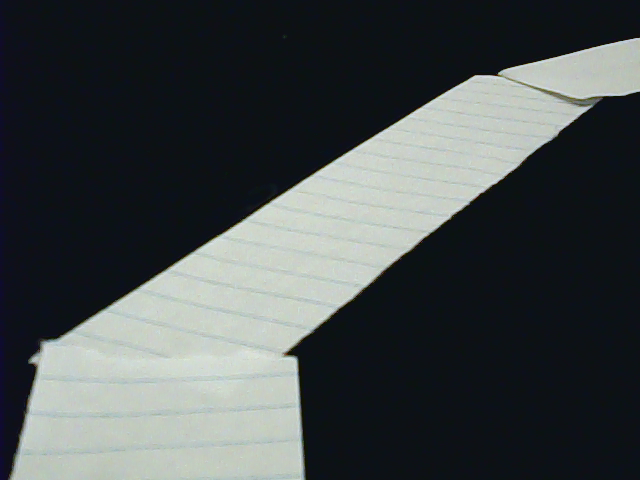
#> input picture turn2.png, 640 x 480 px
$ python trackDetection.py   (Python 2 division)
#> lines starting #> are read from the running program, lines starting #| are printed output that depends on the picture; after the words box and inside, x2 and y2 are one past the last pixel; in counts of white or black regions, pixels touching at a corner belong together
import numpy as np
import cv2

# Import image

frame = cv2.imread("turn2.png")
#> frame is the input picture: shape (480, 640, 3); mean B, G, R 76.2, 75.2, 69.6
#cv2.imshow('Original Frame', frame)
width = frame.shape[0]
#> width = 480
height = frame.shape[1]
#> height = 640
size = frame.size
#> size = 921600
# [4 lines of commented-out code are left out]
allWhite = np.ones((width,height,3), np.uint8) * 255
# cv2.imshow('White Image', allWhite)

# Turn image into gray scale

gray = cv2.cvtColor(frame, cv2.COLOR_BGR2GRAY)
# cv2.imshow('Grayscale', gray)

# Edge detection

edges = cv2.Canny(gray, threshold1=100, threshold2=400)
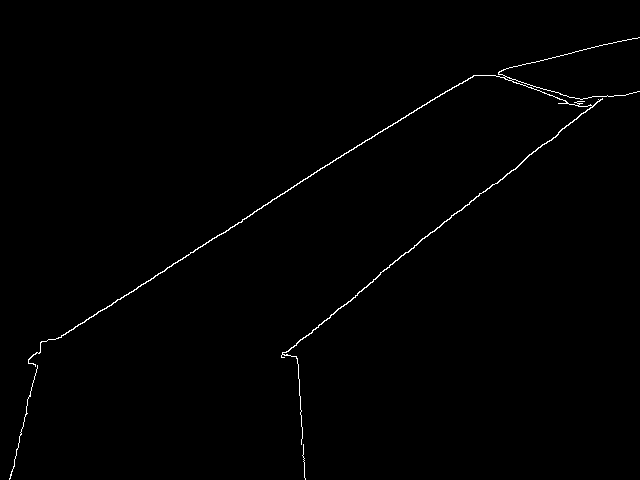
#> edges: shape (480, 640); 0.66% white in thin lines or dots
# cv2.imshow('Edges detection', edges)

#  Probabilisitic HoughLine

lines = cv2.HoughLinesP(edges, rho=1, theta=1*np.pi/360, threshold=10, minLineLength=100, maxLineGap=50)
#> lines = 14 rows, first 6: [281, 357, 430, 232], [40, 349, 293, 187], [296, 345, 305, 479], [272, 199, 430, 100], [12, 471, 41, 341], [451, 215, 607, 95]

print len(lines[0])
#| 1
# eliminate duplicate lines from the output of HoughLines
def cleaner(l):
    rtn = l[0, 0, :]
#> rtn = [281, 357, 430, 232]
    for i in range(0, len(l[0, :, 0])):
        newline = l[0, i, :]
        append = 1
        for j in range(i + 1, len(l[0, :, 0])):
            compline = l[0, j, :]
            if abs(sum(newline - compline)) < 50:
                append = 0
                break
        if append == 1:
            rtn = np.vstack([rtn, newline])
#> this loop made 1 pass
#> rtn on pass 1: [[281, 357, 430, 232], [281, 357, 430, 232]]
    return rtn


cleaned = cleaner(lines)
#> cleaned = [[281, 357, 430, 232], [281, 357, 430, 232]]
print(cleaned)
#| [[281 357 430 232]
#|  [281 357 430 232]]

for x1, y1, x2, y2 in cleaned:
    cv2.line(allWhite, (x1, y1), (x2, y2), (0, 0, 0), 2)
#> this loop made 2 passes
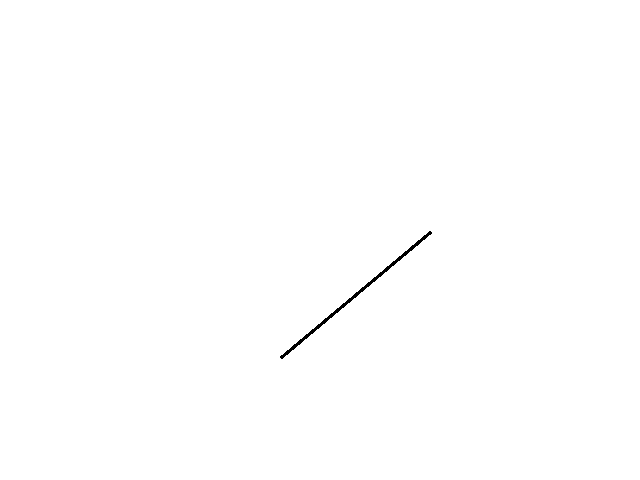
#> allWhite: shape (480, 640, 3); 99.8% white; black in thin lines or dots, all inside (x1, y1, x2, y2) = (280, 231, 432, 359)
cv2.imshow('HoughLines', allWhite)
cv2.waitKey(0)


# print(len(lines[0, :, 0]))

$ run again, with turn1.png copied over turn2.png
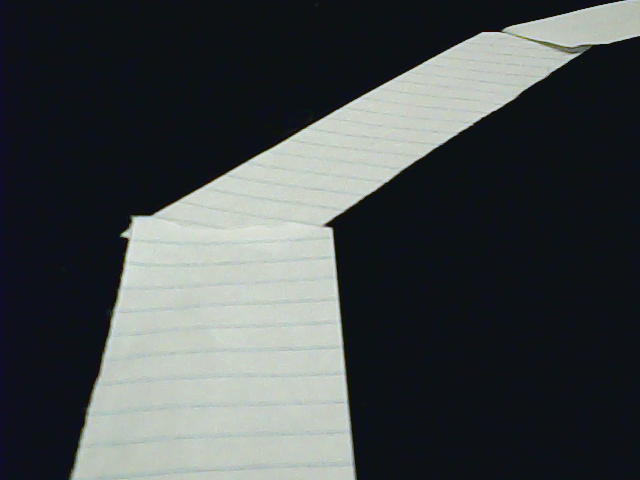
#> input picture turn1.png, 640 x 480 px
#> frame is the input picture: shape (480, 640, 3); mean B, G, R 76.3, 75.5, 69.9
#> `edges = cv2.Canny(gray, threshold1=100, threshold2=400)`:
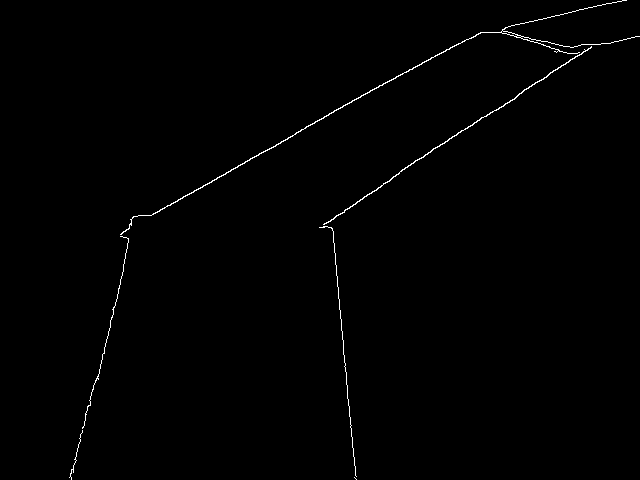
#> edges: shape (480, 640); 0.62% white in thin lines or dots, all inside (x1, y1, x2, y2) = (69, 0, 640, 480)
#> lines = [[122, 232, 437, 54], [331, 219, 356, 479], [393, 176, 596, 44], [70, 476, 123, 270], [476, 34, 623, 0], [71, 477, 118, 293], [126, 229, 398, 75], [450, 138, 591, 46]]
#| 1
#> in cleaner, `rtn = l[0, 0, :]`: rtn = [122, 232, 437, 54]
#> the loop in cleaner, `for i in range(0, len(l[0, :, 0])):` made 1 pass
#> rtn on pass 1: [[122, 232, 437, 54], [122, 232, 437, 54]]
#> cleaned = [[122, 232, 437, 54], [122, 232, 437, 54]]
#| [[122 232 437  54]
#|  [122 232 437  54]]
#> the loop `for x1, y1, x2, y2 in cleaned:` made 2 passes
#> after the loop `for x1, y1, x2, y2 in cleaned:`:
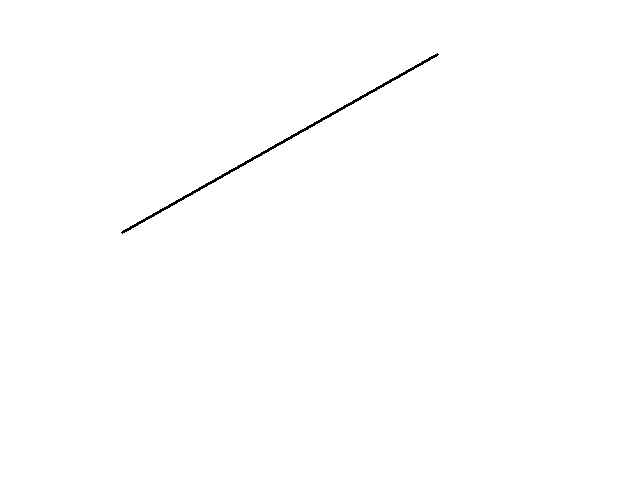
#> allWhite: shape (480, 640, 3); 99.7% white; black in thin lines or dots, all inside (x1, y1, x2, y2) = (121, 53, 439, 234)

$ run again, with scn.png copied over turn2.png
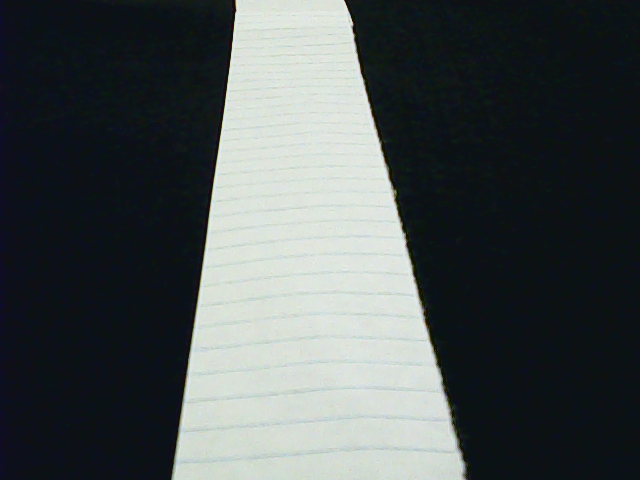
#> input picture scn.png, 640 x 480 px
#> frame is the input picture: shape (480, 640, 3); mean B, G, R 83.2, 82.5, 76.3
#> `edges = cv2.Canny(gray, threshold1=100, threshold2=400)`:
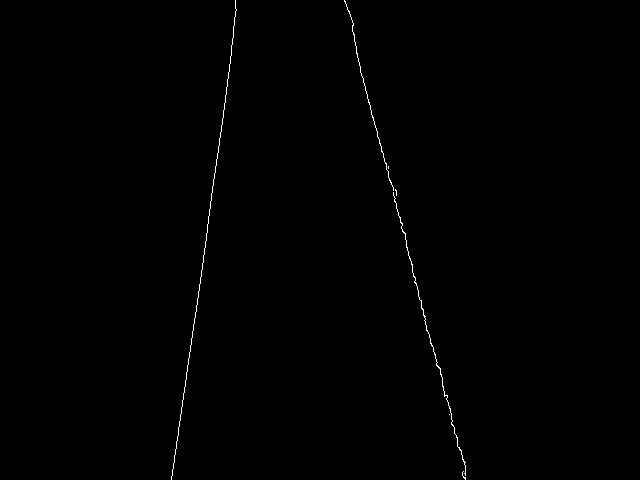
#> edges: shape (480, 640); 0.34% white in thin lines or dots, all inside (x1, y1, x2, y2) = (171, 0, 466, 480)
#> lines = [[172, 475, 231, 53], [356, 51, 465, 475], [439, 367, 465, 468], [383, 153, 421, 300], [412, 272, 465, 479]]
#| 1
#> in cleaner, `rtn = l[0, 0, :]`: rtn = [172, 475, 231, 53]
#> the loop in cleaner, `for i in range(0, len(l[0, :, 0])):` made 1 pass
#> rtn on pass 1: [[172, 475, 231, 53], [172, 475, 231, 53]]
#> cleaned = [[172, 475, 231, 53], [172, 475, 231, 53]]
#| [[172 475 231  53]
#|  [172 475 231  53]]
#> the loop `for x1, y1, x2, y2 in cleaned:` made 2 passes
#> after the loop `for x1, y1, x2, y2 in cleaned:`:
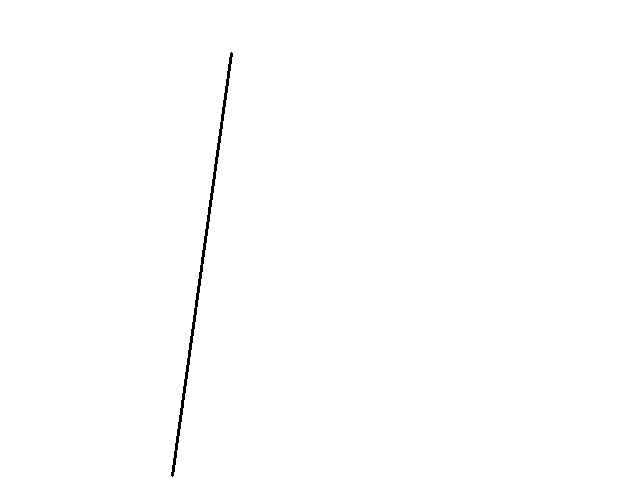
#> allWhite: shape (480, 640, 3); 99.6% white; 1 black region, box (x1, y1, x2, y2) and area: (171, 52, 233, 477) 1263
